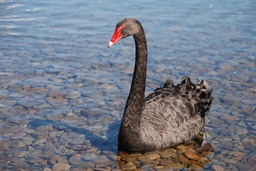
#> input picture ConversionTrials/images/blackswan1.jpg, 256 x 171 px, shrunk from 3872 x 2592 before the run, found by its file name
$ python grabcut_trial.py
#> lines starting #> are read from the running program, lines starting #| are printed output that depends on the picture
import cv2
import numpy as np
import time

imgs = ["blackswan1.jpg", "kea1.jpg", "kea2.jpg", "kea3.jpg", "kereru1.jpg", "kereru2.jpg", "kereru3.jpg",
        "seagull1.jpg", "seagull2.jpg", "seagull3.jpg"]

for f in imgs:
    img_path = "ConversionTrials/images/" + f

    start = time.time()

    img = cv2.imread(img_path)
#> img is the input picture: shape (171, 256, 3); mean B, G, R 135.4, 122.9, 116.4

    h = img.shape[0]
#> h = 171
    w = img.shape[1]
#> w = 256

    box = np.array([10, 10, w - 10, h - 10])
#> box = [10, 10, 246, 161]

    mask = np.zeros(img.shape[:2], np.uint8)

    bgdModel = np.zeros((1, 65), np.float64)
    fgdModel = np.zeros((1, 65), np.float64)

    cv2.grabCut(img, mask, box, bgdModel, fgdModel, 10, cv2.GC_INIT_WITH_RECT)
    mask2 = np.where((mask == 2) | (mask == 0), 0, 1).astype('uint8')

    img_seg = np.copy(img)
    img_seg[(mask2 == 0)] = [0, 255, 0]
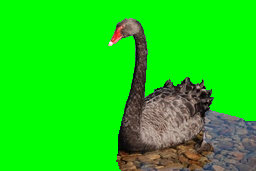
#> img_seg: shape (171, 256, 3); mean B, G, R 20.8, 211.8, 26.5

    cv2.imwrite("GrabCut/iter10/" + f, img_seg)
    print(time.time() - start)
#> pass 2 of the loop `for f in imgs:`:
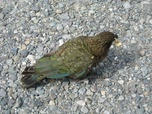
#> input picture ConversionTrials/images/kea1.jpg, 152 x 114 px, shrunk from 2304 x 1728 before the run, found by its file name
#> img is the input picture: shape (114, 152, 3); mean B, G, R 139.7, 144.6, 141.7
#> `img_seg[(mask2 == 0)] = [0, 255, 0]`:
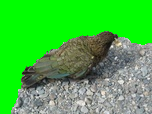
#> img_seg: shape (114, 152, 3); mean B, G, R 65, 187.2, 67.7
#> pass 3 of the loop `for f in imgs:`:
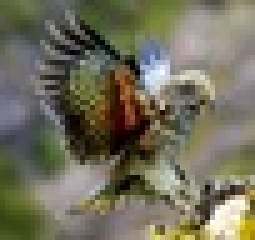
#> input picture ConversionTrials/images/kea2.jpg, 51 x 48 px, shrunk from 766 x 731 before the run, found by its file name (shown 5 times larger)
#> img is the input picture: shape (48, 51, 3); mean B, G, R 91.5, 111.1, 113.9
#> `img_seg[(mask2 == 0)] = [0, 255, 0]`:
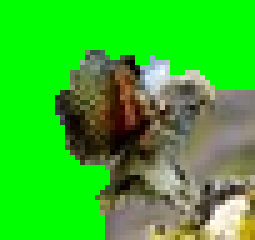
#> img_seg: shape (48, 51, 3) (shown 5 times larger); mean B, G, R 41.8, 185, 56.8
#> (the run stopped early here; a loop or call above may not have finished)
